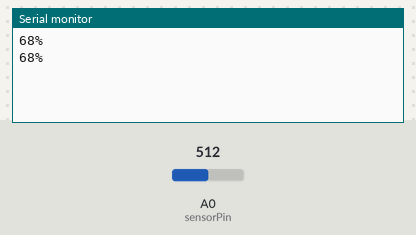
Recording of a sketch running on a simulated Arduino Uno, built with avr-gcc and run on an emulated ATmega328P. On the bench: the last lines printed to the serial monitor. Inputs (shaded band) come from the test bench; at power-on: A0 (sensorPin) = 512.

Above: at 1.8 s.
1.9 s: A0 (sensorPin) set to 716
At 2.8 s:
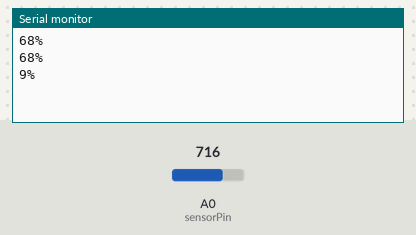
3.4 s: A0 (sensorPin) set to 900
At 4.8 s:
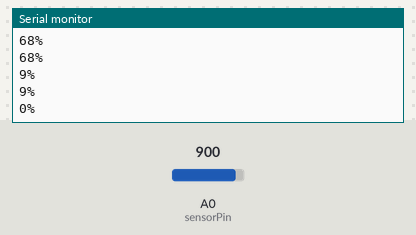
Timing chart, 0 to 6.4 s (numbered marks = the images above; inputs shaded):
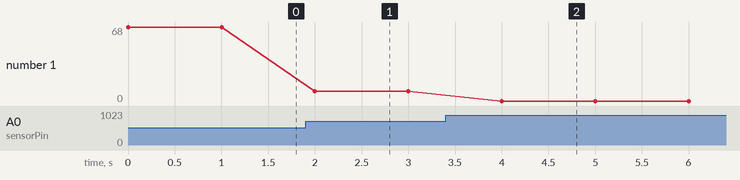

The sketch:

soil.ino
```cpp
const int sensorPin = A0;
const int humedadAire = 750;
const int humedadAgua = 400;

void setup()
{
  Serial.begin(9600);
}

void loop()
{
   int humedad = analogRead(sensorPin);
   //Serial.println(humedad);

   int porcentajeHumedad = map(humedad, humedadAire, humedadAgua, 0, 100);
   if(porcentajeHumedad > 100) {
    porcentajeHumedad = 100;
    Serial.print(porcentajeHumedad);
    Serial.println("%");
   }
   else if (porcentajeHumedad < 0) {
    porcentajeHumedad = 0;
    Serial.print(porcentajeHumedad);
    Serial.println("%");
   }
   else if (porcentajeHumedad > 0 && porcentajeHumedad < 100) {
    Serial.print(porcentajeHumedad);
    Serial.println("%");
   }
   delay(1000);
}
```

Measured:
- after the input at 1.9 s, the serial monitor: prints a new line after 0.10 s (image 1)
- after the input at 3.4 s, the serial monitor: prints a new line after 0.60 s (image 2)
- plotted number 1: 68 → 9 after the input at 1.9 s, 9 → 0 after the input at 3.4 s
